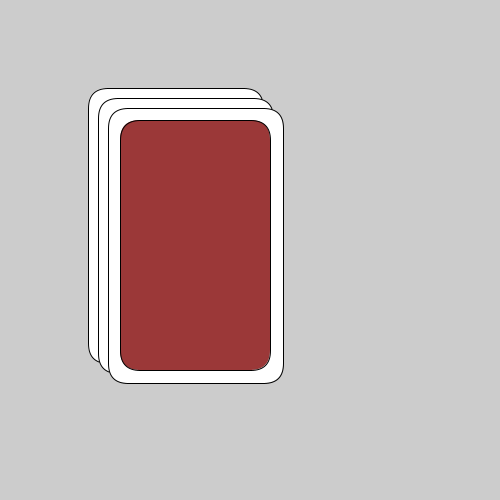
Frame 1 (no input)
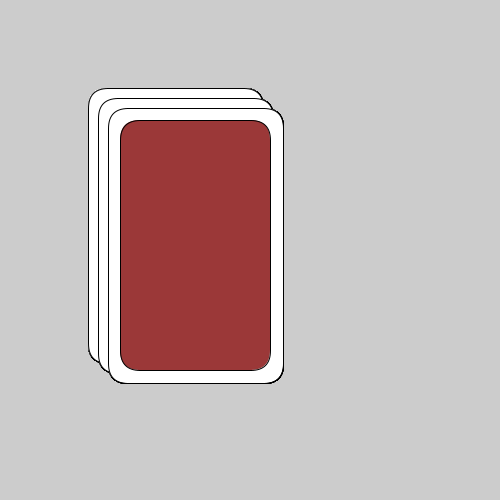
Frame 60 (the mouse pressed at the canvas centre just before this capture)
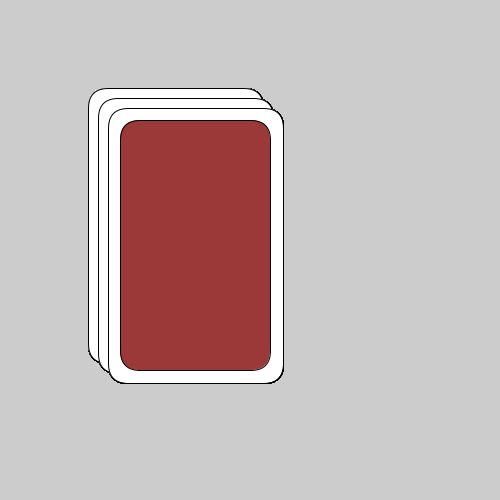
Frame 120 (the mouse held since frame 60 and released just before this capture)

The Processing sketch that drew these frames (run headless with seeded random() and noise(); from frame 60 on, the mouse is pressed at the canvas centre):

// Processing sketch: sketch_220912b_card2
// ── sketch_220912b_card2.pde
void setup(){
  size(500,500);
}
int W=25;
void draw(){
  drawCard(100,100);
  drawCard(110,110);
  drawCard(120,120);
}
void drawCard(int x,int y){
  fill(255);
  rect(x-W/2,y-W/2,150+W,250+W,20);
  fill(#9B3838);
  rect(x,y,150,250,20);
}
